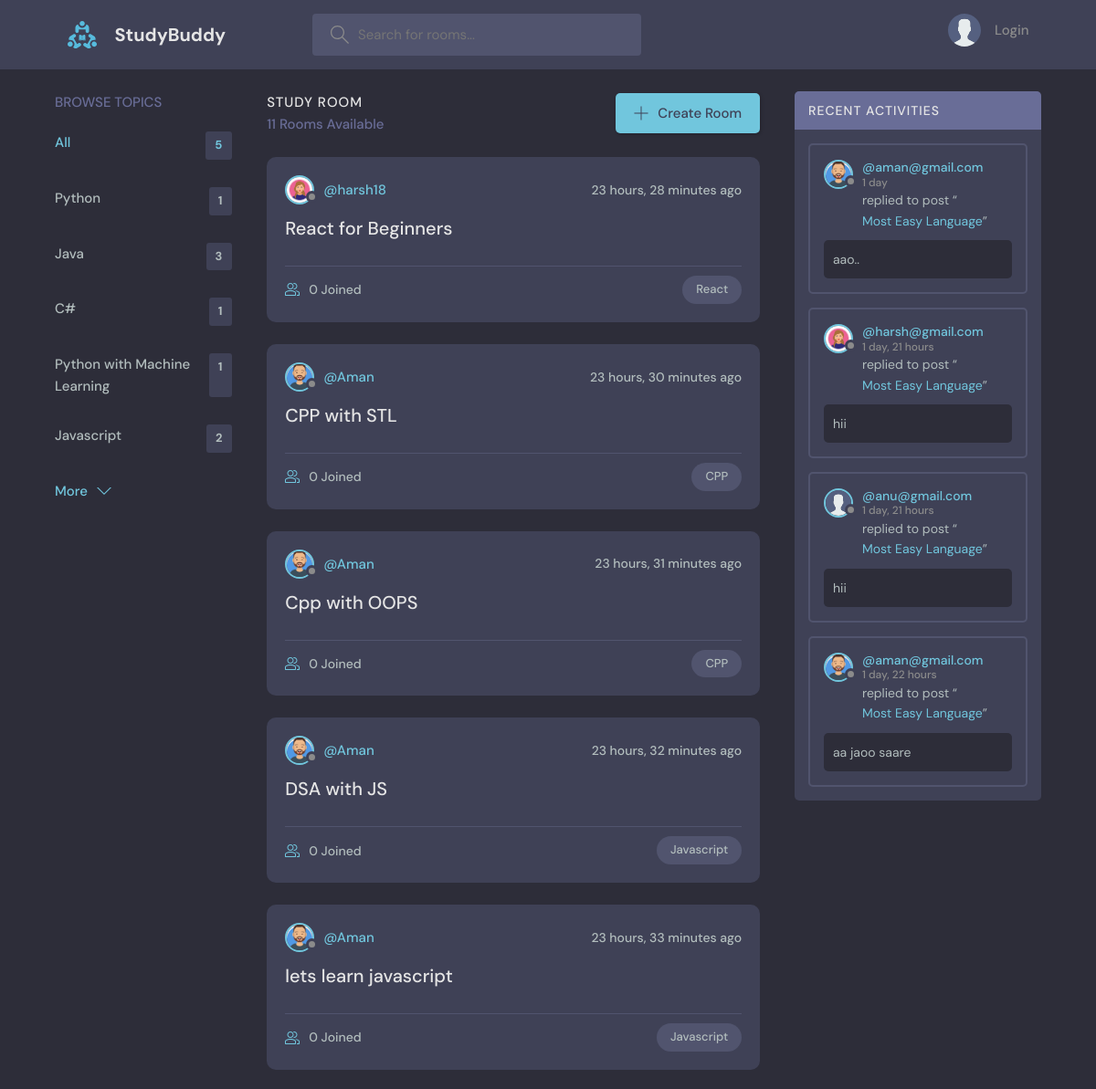
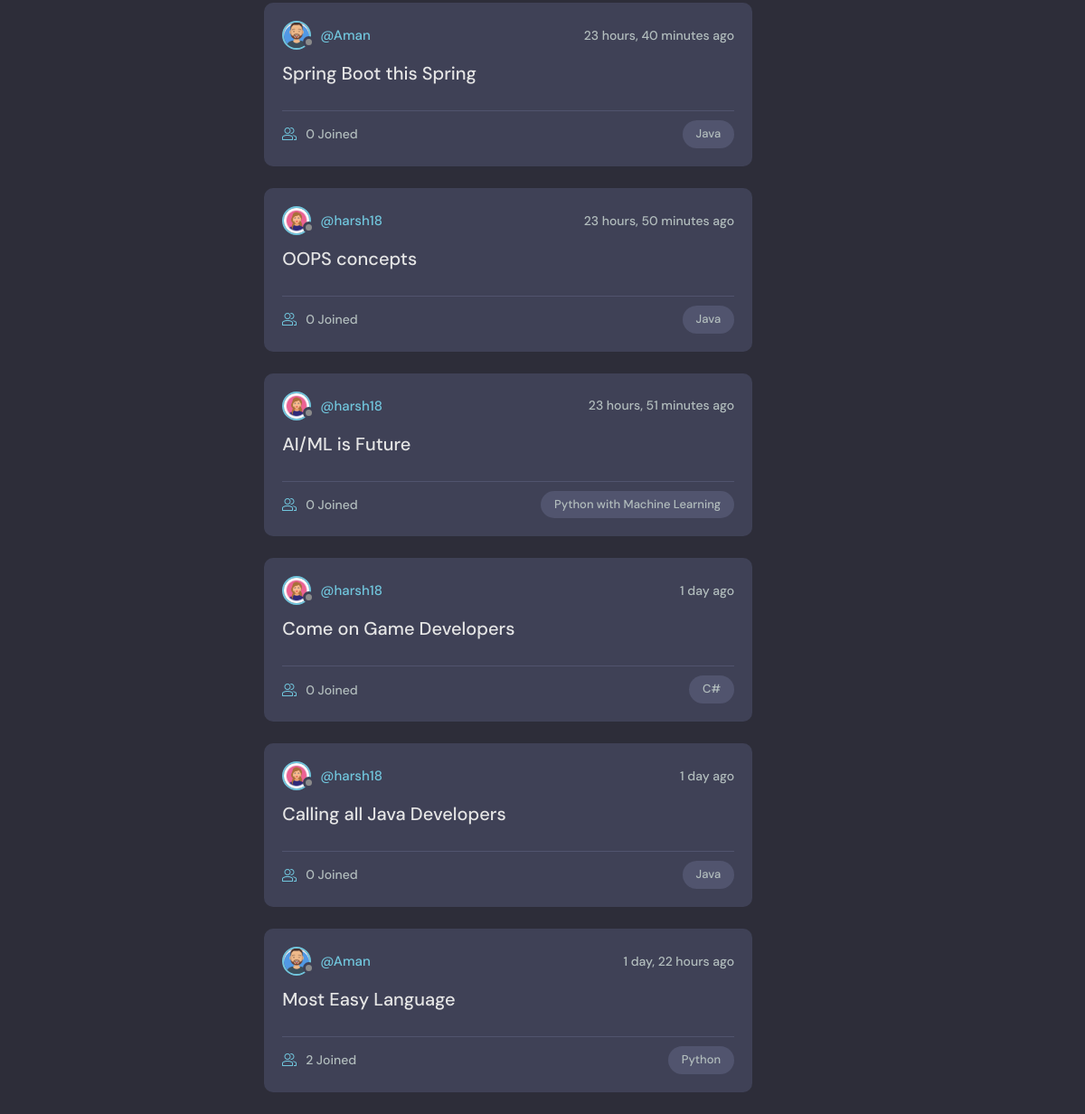
The page / on the database its author committed (2 pictures, top to bottom).
### base/models.py (models this page shows, shortened)
class Topic(models.Model):
    name = models.CharField(max_length = 200)

class Room(models.Model):
    host = models.ForeignKey(User, on_delete = models.SET_NULL, null = True)
    topic = models.ForeignKey(Topic, on_delete = models.SET_NULL, null = True)
    name = models.CharField(max_length = 200)
    description = models.TextField(null = True, blank = True)
    participants = models.ManyToManyField(User, related_name='participants', blank=True)
    updated = models.DateTimeField(auto_now = True)
    created = models.DateTimeField(auto_now_add = True)
    class Meta:
        ordering = ['-updated', '-created']
    def __str__(self):
        return self.name

class User(AbstractUser):
    name = models.CharField(max_length = 200, null = True)
    email = models.EmailField(unique = True, null = True)
    bio = models.TextField(null = True)
    avatar = models.ImageField(null = True, default = 'avatar.svg')
    USERNAME_FIELD = 'email'
    REQUIRED_FIELDS = []

class Message(models.Model):
    user = models.ForeignKey(User, on_delete = models.CASCADE)
    room = models.ForeignKey(Room, on_delete = models.CASCADE)
    body = models.TextField()
    updated = models.DateTimeField(auto_now = True)
    created = models.DateTimeField(auto_now_add = True)
    class Meta:
        ordering = ['-updated', '-created']

### base/views.py (the view)
# urls.py: path('', views.home, name='home'),
def home(request):
    q = ''
    if( request.GET.get('q') != None):
        q = request.GET.get('q')
    rooms = Room.objects.filter(
        Q(topic__name__icontains = q) |
        Q(name__icontains = q) |
        Q(description__icontains = q)
        )
    topics = Topic.objects.all()[0:5]
    room_messages = Message.objects.all()
    room_count = rooms.count()
    context = { 'rooms' : rooms,
    'topics' : topics,
    'room_count' : room_count,
    'room_messages' : room_messages }
    return render(request, 'base/home.html', context )

### base/templates/base/home.html (shortened to what this page needs)
{% extends 'main.html' %}
{% block content %}
<main class="layout layout--3">
  <div class="container">
    {% include 'base/topics_component.html' %}
    <div class="roomList">
      <div class="roomList__header">
        <div>
          <h2>Study Room</h2>
          <p>{{room_count}} Rooms Available</p>
        </div>
        <a class="btn btn--main" href="{%  url 'create-room' %}">
          <svg
            version="1.1"
            xmlns="http://www.w3.org/2000/svg"
            width="32"
            height="32"
            viewBox="0 0 32 32"
          >
            <title>add</title>
            <path
              d="M16.943 0.943h-1.885v14.115h-14.115v1.885h14.115v14.115h1.885v-14.115h14.115v-1.885h-14.115v-14.115z"
            ></path>
          </svg>
          Create Room
        </a>
      </div>
      {% include 'base/feed_component.html' %}
    </div>
    {% include 'base/activity_component.html' %}
  </div>
</main>
{% endblock %}

### base/templates/base/topics_component.html
<div class="topics">
    <div class="topics__header">
      <h2>Browse Topics</h2>
    </div>
    <ul class="topics__list">
      <li>
        <a href="{% url 'home' %}" class="active">All <span>{{topics.count}}</span></a>
      </li>
      {% for topic in topics %}
      <li>
        <a href="{% url 'home' %}?q={{topic.name}}">{{topic.name}}<span>{{topic.room_set.all.count}}</span></a>
      </li>
      {% endfor %}
    </ul>
    <a class="btn btn--link" href="{% url 'topics' %}">
      More
      <svg
        version="1.1"
        xmlns="http://www.w3.org/2000/svg"
        width="32"
        height="32"
        viewBox="0 0 32 32"
      >
        <title>chevron-down</title>
        <path d="M16 21l-13-13h-3l16 16 16-16h-3l-13 13z"></path>
      </svg>
    </a>
  </div>

### base/templates/base/feed_component.html (shortened to what this page needs)
{% for room in rooms %}
<div class="roomListRoom">
    <div class="roomListRoom__header">
      <a href="{% url 'user-profile' room.host.id %}" class="roomListRoom__author">
        <div class="avatar avatar--small">
          <img src="{{room.host.avatar.url}}" />
        </div>
        <span>@{{room.host.username}}</span>
      </a>
      <div class="roomListRoom__actions">
        <span>{{ room.created|timesince }} ago</span>
      </div>
    </div>
    <div class="roomListRoom__content">
      <a href="{% url 'room' room.id %}">{{room.name}}</a>
    </div>
    <div class="roomListRoom__meta">
      <a href="{% url 'room' room.id %}" class="roomListRoom__joined">
        {{room.participants.all.count}} Joined
      </a>
      <p class="roomListRoom__topic">{{room.topic.name}}</p>
    </div>
  </div>
  {% endfor %}

### base/templates/base/activity_component.html (shortened to what this page needs)
<div class="activities">
    <div class="activities__header">
      <h2>Recent Activities</h2>
    </div>
    {% for message in room_messages %}
    <div class="activities__box">
      <div class="activities__boxHeader roomListRoom__header">
        <a href="{% url 'user-profile' message.user.id %}" class="roomListRoom__author">
          <div class="avatar avatar--small">
            <img src="{{message.user.avatar.url}}" />
          </div>
          <p>
            @{{message.user}}
            <span>{{ message.created|timesince }}</span>
          </p>
        </a>
      </div>
      <div class="activities__boxContent">
        <p>
          replied to post “<a href="{% url 'room' message.room.id %}">{{message.room}}</a
          >”
        </p>
        <div class="activities__boxRoomContent">
          {{message.body}}
        </div>
      </div>
    </div>
    {% endfor %}
</div>

### rows shown on the page
Topic: name "Python", room_set.all.count "1"
Topic: name "Java", room_set.all.count "3"
Topic: name "C#", room_set.all.count "1"
Topic: name "Python with Machine Learning", room_set.all.count "1"
Topic: name "Javascript", room_set.all.count "2"
Room: host.avatar (picture), host.username "harsh18", created "23 hours, 28 minutes", name "React for Beginners", participants.all.count "0", topic.name "React"
Room: host.avatar (picture), host.username "Aman", created "23 hours, 30 minutes", name "CPP with STL", participants.all.count "0", topic.name "CPP"
Room: host.avatar (picture), host.username "Aman", created "23 hours, 31 minutes", name "Cpp with OOPS", participants.all.count "0", topic.name "CPP"
Room: host.avatar (picture), host.username "Aman", created "23 hours, 32 minutes", name "DSA with JS", participants.all.count "0", topic.name "Javascript"
Room: host.avatar (picture), host.username "Aman", created "23 hours, 33 minutes", name "lets learn javascript", participants.all.count "0", topic.name "Javascript"
Room: host.avatar (picture), host.username "Aman", created "23 hours, 40 minutes", name "Spring Boot this Spring", participants.all.count "0", topic.name "Java"
Room: host.avatar (picture), host.username "harsh18", created "23 hours, 50 minutes", name "OOPS concepts", participants.all.count "0", topic.name "Java"
Room: host.avatar (picture), host.username "harsh18", created "23 hours, 51 minutes", name "AI/ML is Future", participants.all.count "0", topic.name "Python with Machine Learning"
Room: host.avatar (picture), host.username "harsh18", created "1 day", name "Come on Game Developers", participants.all.count "0", topic.name "C#"
Room: host.avatar (picture), host.username "harsh18", created "1 day", name "Calling all Java Developers", participants.all.count "0", topic.name "Java"
Room: host.avatar (picture), host.username "Aman", created "1 day, 22 hours", name "Most Easy Language", participants.all.count "2", topic.name "Python"
Message: user.avatar (picture), user "aman@gmail.com", created "1 day", room "Most Easy Language", body "aao.."
Message: user.avatar (picture), user "harsh@gmail.com", created "1 day, 21 hours", room "Most Easy Language", body "hii"
Message: user.avatar (placeholder picture), user "anu@gmail.com", created "1 day, 21 hours", room "Most Easy Language", body "hii"
Message: user.avatar (picture), user "aman@gmail.com", created "1 day, 22 hours", room "Most Easy Language", body "aa jaoo saare"

### other values the page prints
{{ topics.count }} "5"
{{ room_count }} "11"
